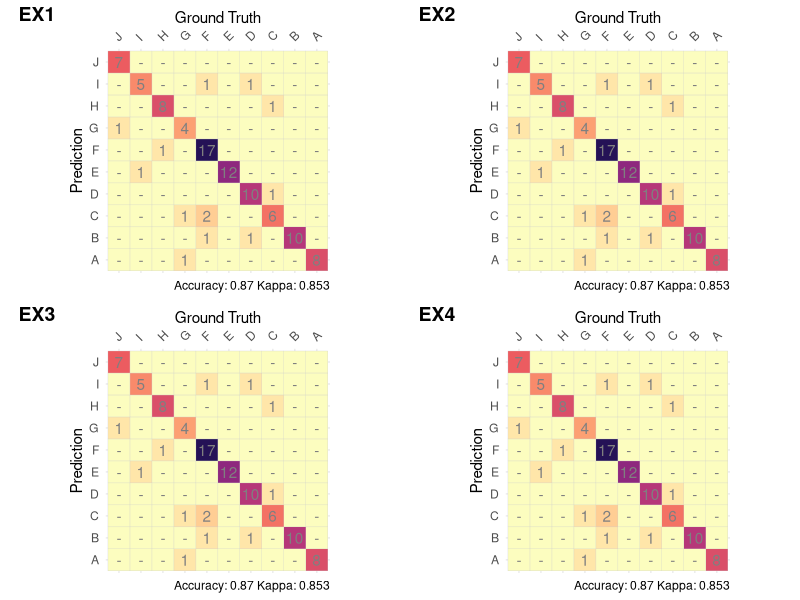

Source code (R):
library(tidyverse)
library(cowplot)
library(caret)

Example_data1 <- data.frame(id = seq(1,100),
                           pred_class = sample(LETTERS[1:10], 100, replace=TRUE)) %>% 
  group_by(id) %>% 
  dplyr::mutate(true_class = ifelse(rbinom(1,1,0.85)==1,as.character(pred_class), 
                                    sample(LETTERS[1:10], 1))) %>% 
  ungroup() %>% 
  dplyr::mutate_if(is.character, as.factor)

Example_ConfMat1 <- confusionMatrix(data      = Example_data1$pred_class, 
                                    reference = Example_data1$true_class)

Example_plot1 <- ggplot(as.data.frame(Example_ConfMat1$table), 
                          aes(x=factor(Reference, levels = rev(levels(Reference))), 
                              y=Prediction, fill=Freq)) + 
  scale_fill_viridis_c(option = "A", begin = 0.15, end = 1, direction = -1) +
  scale_x_discrete(position = "top") + 
  coord_equal() +
  geom_tile(color = "gray80") +
  labs(x = "Ground Truth", y = "Prediction",
       caption = paste("Accuracy:",round(Example_ConfMat1$overall["Accuracy"],3),
                       "Kappa:",round(Example_ConfMat1$overall["Kappa"],3))) +
  geom_text(aes(label = ifelse(Freq > 0, Freq, '-')), color = "gray50") +
  theme_minimal() +
  theme(
    legend.position = "none",
    axis.text.x = element_text(angle = 45, hjust = 0)
  )

## Duplicate plot to show the `plot_grid` results
Example_plot2 <- Example_plot1
Example_plot3 <- Example_plot1
Example_plot4 <- Example_plot1

### example of using cowplot::plot_grid() to organize a bunch of ggplots
cowplot::plot_grid(Example_plot1, Example_plot2, Example_plot3, Example_plot4,
                   labels = c("EX1", "EX2", "EX3", "EX4"), align = "h", nrow = 2)